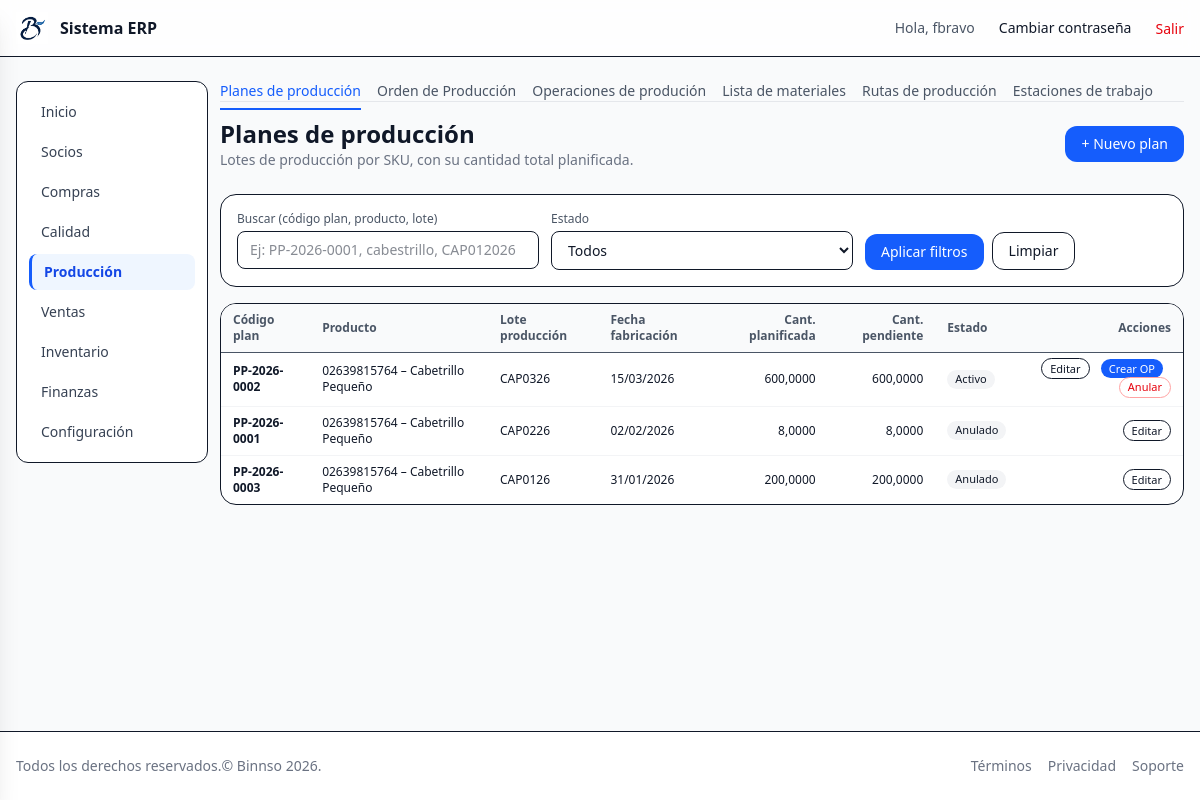
The app's page /production/plans/ (signed in) with its own data.
### production/models.py (models this page shows, shortened)
class ProductionPlan(AuditModel):
    code = models.CharField(
        max_length=30,
        unique=True,
        verbose_name="Código del plan",
        help_text="Ej: PP-2026-0001",
    )
    product = models.ForeignKey(
        Product,
        on_delete=models.PROTECT,
        related_name="production_plans",
        limit_choices_to={"product_type": ProductType.FG, "is_active": True},
        verbose_name="Producto terminado (SKU)",
    )
    lot_code = models.CharField(
        max_length=50,
        verbose_name="Código de lote de producción",
        help_text="Ej: CAP012026. Debe ser único por producto y fecha.",
    )
    manufacturing_date = models.DateField(
        verbose_name="Fecha de fabricación del lote",
    )
    quantity_planned = models.DecimalField(
        max_digits=12,
        decimal_places=4,
        verbose_name="Cantidad total planificada del lote",
        help_text="Ej: 10000 unidades para el lote completo.",
    )
    status = models.CharField(
        max_length=20,
        choices=ProductionPlanStatus.choices,
        default=ProductionPlanStatus.ACTIVE,
    )
    notes = models.TextField(blank=True, null=True)
    class Meta:
        verbose_name = "Plan de producción"
        verbose_name_plural = "Planes de producción"
        unique_together = ("product", "lot_code")
    @property
    def quantity_assigned_to_orders(self) -> Decimal:
        from .models import ProductionOrder
        total = (
            self.orders.filter(
                status__in=[
                    ProductionOrderStatus.IN_PROGRESS,
                    ProductionOrderStatus.DONE,
                ]
            )
            .aggregate(total=models.Sum("quantity_planned"))
            ["total"]
            or Decimal("0")
        )
        return total
    @property
    def quantity_pending(self) -> Decimal:
        return (self.quantity_planned or Decimal("0")) - self.quantity_assigned_to_orders

### inventory/models.py (models this page shows, shortened)
class Product(AuditModel):
    product_type = models.CharField(
    max_length=10,
    choices=ProductType.choices,
    default=ProductType.RAW,   # Por defecto materia prima
    )
    code = models.CharField(max_length=50, unique=True ) # codigo uncio de producto
    code_2 = models.CharField(max_length=50, blank=True, null=True)
    name = models.CharField(max_length=200)
    base_unit = models.ForeignKey(   #  unidad técnica base
        Unit,
        on_delete=models.PROTECT,
        related_name="products",
        verbose_name="Unidad base",
    )
    unit_price = models.DecimalField(max_digits=10, decimal_places=4, default=0)
    unit_cost = models.DecimalField(max_digits=10, decimal_places=4,  null=True, blank=True)
    tax_scheme = models.ForeignKey(
        TaxScheme,
        on_delete=models.SET_NULL,
        null=True,
        blank=True,
        related_name="products",
        verbose_name="Esquema tributario",
    )
    provider = models.CharField(max_length=200, blank=True, null=True)
    category = models.CharField(max_length=100, blank=True, null=True)
    brand = models.CharField(max_length=100, blank=True, null=True)
    attribute1 = models.CharField(max_length=100, blank=True, null=True)
    attribute2 = models.CharField(max_length=100, blank=True, null=True)
    is_active = models.BooleanField(default=True)
    lot_prefix = models.CharField(
        max_length=20,
        blank=True,
        null=True,
        help_text="Prefijo para el lote de producción (ej: CAP, CAM, 00101, 00102)."
    )
    use_date_in_lot = models.BooleanField(
        default=True,
        help_text="Si está activo, el lote incluye mes y año de fabricación."
    )
    class Meta:
        ordering = ["name"]
        verbose_name = "Producto"
        verbose_name_plural = "Productos"
        permissions = [
            ("export_product", "Puede exportar productos"),
        ]

### production/views.py (the view, shortened to what this page needs)
# urls.py: path("plans/",ProductionPlanListView.as_view(),name="plans_list",),
class ProductionPlanListView(LoginRequiredMixin, ModulePermissionMixin, ListView):
    permission_required = "production.view_productionplan"
    model = ProductionPlan
    template_name = "production/plan_list.html"
    context_object_name = "page"
    paginate_by = 20
    def get_context_data(self, **kwargs):
        ctx = super().get_context_data(**kwargs)
        ctx["plan_status_choices"] = ProductionPlanStatus.choices
        return ctx
    def get_queryset(self):
        qs = (
            ProductionPlan.objects
            .select_related("product")
            .order_by("-manufacturing_date", "product__name", "lot_code")
        )
        q = self.request.GET.get("q")
        status = self.request.GET.get("status")
        if status:
            qs = qs.filter(status=status)
        return qs

### core/context_processors.py (called while the page is built, shortened)
def module_access(request):
    user = getattr(request, "user", None)
    if user is None or not user.is_authenticated:
        return {"modules": {k: False for k in MODULE_APP_MAP}}
    if user.is_superuser or user.groups.filter(name="admin").exists():
        return {"modules": {k: True for k in MODULE_APP_MAP}}

### core/mixins.py (called while the page is built)
    def has_permission(self):
        user = self.request.user
        if user.is_superuser or user.groups.filter(name="admin").exists():
            return True
        return super().has_permission()

### templates/production/plan_list.html (shortened to what this page needs)
{% extends "layouts/app.html" %}
{% load static %}
{% block app_content %}
{% include "production/_nav.html" %}
<div class="mb-6 flex items-center justify-between">
  <div>
    <h1 class="text-2xl font-semibold">Planes de producción</h1>
    <p class="text-sm text-gray-500">
      Lotes de producción por SKU, con su cantidad total planificada.
    </p>
  </div>
  <a href="{% url 'production:plans_create' %}"
     class="rounded-xl bg-blue-600 px-4 py-2 text-sm font-medium text-white hover:bg-blue-700">
    + Nuevo plan
  </a>
</div>
<form method="get" class="mb-4 grid gap-3 rounded-2xl border bg-white p-4 md:grid-cols-3">
  <div>
    <label class="mb-1 block text-xs font-medium text-gray-600">
      Buscar (código plan, producto, lote)
    </label>
    <input type="text"
           name="q"
           value="{{ request.GET.q }}"
           class="w-full rounded-lg border px-3 py-2 text-sm"
           placeholder="Ej: PP-2026-0001, cabestrillo, CAP012026">
  </div>
  <div>
    <label class="mb-1 block text-xs font-medium text-gray-600">
      Estado
    </label>
    <select name="status"
            class="w-full rounded-lg border px-3 py-2 text-sm">
      <option value="">Todos</option>
    </select>
  </div>
  <div class="flex items-end justify-start gap-2">
    <button type="submit"
            class="rounded-xl bg-blue-600 px-4 py-2 text-sm font-medium text-white hover:bg-blue-700">
      Aplicar filtros
    </button>
    <a href="{% url 'production:plans_list' %}"
       class="rounded-xl border px-4 py-2 text-sm hover:bg-gray-50">
      Limpiar
    </a>
  </div>
</form>
{% if page %}
  <div class="hidden md:block overflow-x-auto rounded-2xl border bg-white">
    <table class="min-w-full text-sm">
      <thead>
        <tr class="border-b bg-gray-50 text-xs font-semibold text-gray-600">
          <th class="px-3 py-2 text-left">Código plan</th>
          <th class="px-3 py-2 text-left">Producto</th>
          <th class="px-3 py-2 text-left">Lote producción</th>
          <th class="px-3 py-2 text-left">Fecha fabricación</th>
          <th class="px-3 py-2 text-right">Cant. planificada</th>
          <th class="px-3 py-2 text-right">Cant. pendiente</th>
          <th class="px-3 py-2 text-left">Estado</th>
          <th class="px-3 py-2 text-right">Acciones</th>
        </tr>
      </thead>
      <tbody class="divide-y divide-gray-100">
        {% for plan in page %}
          <tr class="hover:bg-gray-50">
            <td class="px-3 py-2 text-xs font-semibold text-gray-900">{{ plan.code }}</td>
            <td class="px-3 py-2 text-xs">{{ plan.product.code }} – {{ plan.product.name }}</td>
            <td class="px-3 py-2 text-xs">{{ plan.lot_code }}</td>
            <td class="px-3 py-2 text-xs">{{ plan.manufacturing_date|date:"d/m/Y" }}</td>
            <td class="px-3 py-2 text-xs text-right">{{ plan.quantity_planned }}</td>
            <td class="px-3 py-2 text-xs text-right">{{ plan.quantity_pending }}</td>
            <td class="px-3 py-2 text-xs">
              <span class="inline-flex rounded-full bg-gray-100 px-2 py-0.5 text-[11px]">{{ plan.get_status_display }}</span>
            </td>
            <td class="px-3 py-2 text-xs text-right space-x-2">
              <a href="{% url 'production:plans_update' plan.pk %}"
                 class="rounded-full border px-2 py-0.5 text-[11px] hover:bg-gray-50">Editar</a>
              {% if plan.status == "ACTIVE" and plan.quantity_pending > 0 %}
                <a href="{% url 'production:plans_create_order' plan.id %}"
                   class="rounded-full bg-blue-600 px-2 py-0.5 text-[11px] font-medium text-white hover:bg-blue-700">Crear OP</a>
              {% endif %}
              {% if plan.status == "ACTIVE" %}
                <form method="post" action="{% url 'production:plans_cancel' plan.pk %}"
                      onsubmit="return confirm('¿Anular este plan y liberar las materias primas reservadas?');"
                      class="inline">
                  <button type="submit"
                          class="rounded-full border border-red-300 px-2 py-0.5 text-[11px] text-red-600 hover:bg-red-50">Anular</button>
                </form>
              {% endif %}
            </td>
          </tr>
        {% endfor %}
      </tbody>
    </table>
  </div>
{% endif %}
{% endblock %}

### templates/partials/_navbar.html (shortened to what this page needs)
{% load static %}
<header class="bg-white/80 backdrop-blur border-b">
  <div class="container mx-auto max-w-7xl px-4 py-3 flex items-center justify-between">
    <a href="{% url 'dashboard' %}" class="flex items-center gap-3">
      <img src="{% static 'img/logo.png' %}" alt="Logo" class="h-8 w-8" />
      <span class="font-semibold">Sistema ERP</span>
    </a>
    <nav class="hidden md:flex items-center gap-6">
      {% if request.user.is_authenticated %}
        <span class="text-sm text-gray-600">Hola, {{ request.user.get_username }}</span>
        <a href="{% url 'password_change' %}" class="text-sm hover:underline">Cambiar contraseña</a>
        <form method="post" action="{% url 'logout' %}" class="inline">
          <button type="submit" class="text-sm text-red-600 hover:underline">
          Salir
        </button>
          </form>
      {% else %}
        <a href="{% url 'login' %}" class="text-sm text-blue-600 hover:underline">Iniciar sesión</a>
      {% endif %}
    </nav>
  </div>
</header>

### records on screen
ProductionPlan: code "PP-2026-0002", product.code "02639815764", product.name "Cabetrillo Pequeño", lot_code "CAP0326", manufacturing_date "15/03/2026", quantity_planned "600,0000", quantity_pending "600,0000", status "Activo", shows "Crear OP", shows "Anular"
ProductionPlan: code "PP-2026-0001", product.code "02639815764", product.name "Cabetrillo Pequeño", lot_code "CAP0226", manufacturing_date "02/02/2026", quantity_planned "8,0000", quantity_pending "8,0000", status "Anulado"
ProductionPlan: code "PP-2026-0003", product.code "02639815764", product.name "Cabetrillo Pequeño", lot_code "CAP0126", manufacturing_date "31/01/2026", quantity_planned "200,0000", quantity_pending "200,0000", status "Anulado"

### other values on screen
{{ request.user.get_username }} "fbravo"
